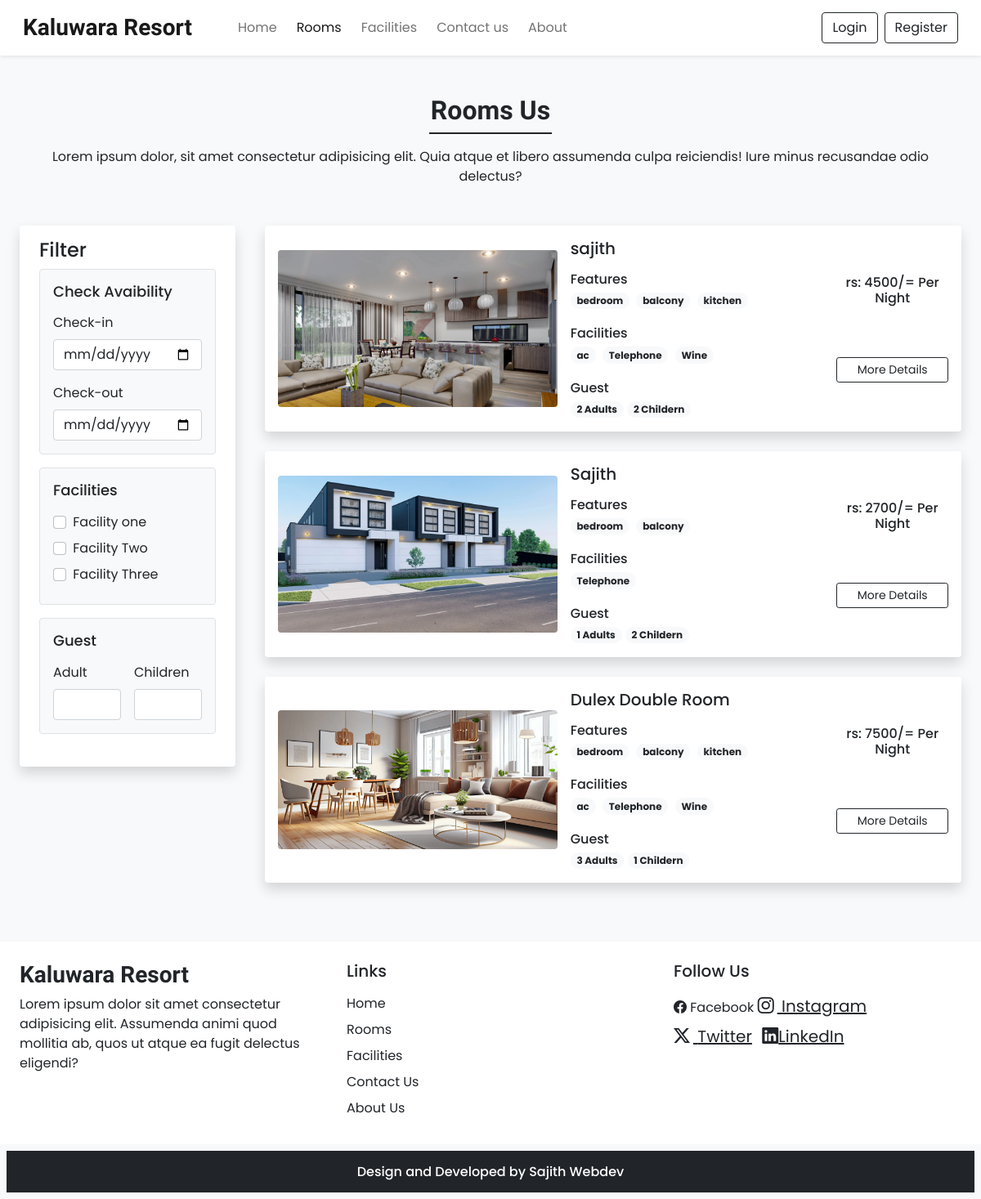
The page /rooms.php on the database its author committed.
### tables this page shows
CREATE TABLE `rooms` (
  `id` int(11) NOT NULL,
  `name` varchar(150) NOT NULL,
  `area` int(11) NOT NULL,
  `price` int(11) NOT NULL,
  `quantity` int(11) NOT NULL,
  `adult` int(11) NOT NULL,
  `children` int(11) NOT NULL,
  `description` varchar(350) NOT NULL,
  `status` tinyint(4) DEFAULT 1,
  `removed` int(11) NOT NULL DEFAULT 0
);

CREATE TABLE `room_images` (
  `sr_no` int(11) NOT NULL,
  `room_id` int(11) NOT NULL,
  `image` varchar(150) NOT NULL,
  `thumb` tinyint(4) NOT NULL DEFAULT 0
);

CREATE TABLE `feature` (
  `id` int(11) NOT NULL,
  `name` varchar(80) NOT NULL
);

CREATE TABLE `facilities` (
  `id` int(11) NOT NULL,
  `icon` varchar(100) NOT NULL,
  `name` varchar(100) NOT NULL,
  `description` varchar(255) NOT NULL
);

### Admin/inc/db_config.php (called while the page is built, shortened)
<?php
function select($sql , $values , $datatypes)
{
    $con = $GLOBALS['con'];
    if($stmt = mysqli_prepare($con, $sql))
    {
        mysqli_stmt_bind_param($stmt, $datatypes, ...$values);
        if(mysqli_stmt_execute($stmt)){
            $res = mysqli_stmt_get_result($stmt);
            return $res;
        }
        else{
            mysqli_stmt_close($stmt);
            die("Query cannot be executed ");
        }
    }else{
        die("Query preparation failed ");
    }
}
?>

### rooms.PHP (the view, shortened to what this page needs)
<!DOCTYPE html>
<html lang="en">
<head>
    <?php require('inc/links.php'); ?>
</head>
<body class="bg-light">
<?php require('inc/header.php'); ?>
<div class="my-5 px-4">
    <h2 class="fw-bold h-font text-center">Rooms Us</h2>
    <div class="h-line bg-dark"></div>
    <p class="text-center mt-3">Lorem ipsum dolor, sit amet consectetur adipisicing elit. Quia atque et
        libero assumenda culpa reiciendis! Iure minus recusandae odio delectus?</p>
</div>
<div class="container-fluid">
    <div class="row">
        <div class="col-lg-3 col-md-12 mb-lg-0 mb-4 ps-4">
          <nav class="navbar navbar-expand-lg navbar-light bg-white rounded shadow ">
              <div class="container-fluid flex-lg-column align-items-stretch">
                  <h4 class="mt-2">Filter</h4>
                  <div class="collapse navbar-collapse flex-column align-items-stretch mb-3" id="filterDropdawn">
                      <div class="border bg-light p-3 rounded mb-3">
                          <h5 class="mb-3" style="font-size: 18px;">Check Avaibility</h5>
                          <label  class="form-label" >Check-in</label>
                          <input type="date" class="form-control shadow-none mb-3" >
                          <label  class="form-label" >Check-out</label>
                          <input type="date" class="form-control shadow-none" >
                      </div>
                      <div class="border bg-light p-3 rounded mb-3">
                          <h5 class="mb-3" style="font-size: 18px;">Facilities</h5>
                          <div class="mb-2">
                              <input type="checkbox" id="f1" class="form-check-input me-1" >
                              <label  class="form-check-label" for="f1">Facility one</label>
                          </div>
                          <div class="mb-2">
                              <input type="checkbox" id="f2" class="form-check-input me-1" >
                              <label  class="form-check-label" for="f2">Facility Two</label>
                          </div>
                          <div class="mb-2">
                              <input type="checkbox" id="f3" class="form-check-input me-1" >
                              <label  class="form-check-label" for="f3">Facility Three</label>
                          </div>
                      </div>
                      <div class="border bg-light p-3 rounded mb-3">
                          <h5 class="mb-3" style="font-size: 18px;">Guest</h5>
                        <div class="d-flex">
                          <div class="me-3">
                              <label  class="form-label" >Adult</label>
                              <input type="number" class="form-control shadow-none" >
                          </div>
                          <div>
                              <label  class="form-label" >Children</label>
                              <input type="number" class="form-control shadow-none" >
                          </div>
                        </div>
                      </div>
                  </div>
              </div>
            </nav>
        </div>
        <div class="col-lg-9 col-md-12 px-4">
        <?php
          $room_res = select("SELECT * FROM `rooms` WHERE `status`=? AND `removed`=? ",[1,0],'ii');
          while($room_data = mysqli_fetch_assoc($room_res))
          {
            $fea_q = mysqli_query($con,"SELECT f.name FROM `feature` f
            INNER JOIN `room_features` rfea ON f.id = rfea.features_id
            WHERE rfea.room_id ='$room_data[id]'");
            $features_data = "";
            while($fea_row = mysqli_fetch_assoc($fea_q))
            {
              $features_data .="<span class='badge rounded-pill bg-light text-dark  text-wrap me-1 mb-1'>
               $fea_row[name]
              </span> ";
            }
              $fac_q = mysqli_query($con,"SELECT f.name FROM `facilities`f
              INNER JOIN `room_facilities` rfac ON f.id = rfac.facility_id
              WHERE rfac.room_id = '$room_data[id]'");
              $facilities_data = "";
              while($fac_row = mysqli_fetch_assoc($fac_q))
            {
              $facilities_data .="<span class='badge rounded-pill bg-light text-dark  text-wrap me-1 mb-1'>
               $fac_row[name]
              </span> ";
            }
            $room_thumb = ROOMS_IMG_PATH."thumbnail.jpg";
            $thumb_q = mysqli_query($con,"SELECT * FROM `room_images`
            WHERE `room_id`='$room_data[id]' AND `thumb`='1' ");
            if(mysqli_num_rows($thumb_q)>0)
            {
              $thumb_res = mysqli_fetch_assoc($thumb_q);
              $room_thumb = ROOMS_IMG_PATH.$thumb_res['image'];
            }
            echo<<<data
              <div class="card mb-4 border-0 shadow " >
                <div class="row g-0 p-3 align-items-center">
                  <div class="col-md-5 mb-lg-0 mb-md-0 mb-3">
                    <img src="$room_thumb" class="img-fluid rounded">
                  </div>
                  <div class="col-md-5 px-lg-3 px-mb-3 px-0">
                    <h5 class="mb-3">$room_data[name]</h5>
                     <div class="features mb-3">
                        <h6 class="mb-1">Features</h6>
                        $features_data
                      </div>
                      <div class="facilities mb-3">
                        <h6 class="mb-1">Facilities</h6>
                        $facilities_data
                      </div>
                      <div class="guests ">
                        <h6 class="mb-1">Guest</h6>
                        <span class="badge rounded-pill bg-light text-dark  text-wrap ">
                         $room_data[adult] Adults
                        </span>
                        <span class="badge rounded-pill bg-light text-dark  text-wrap ">
                         $room_data[children] Childern
                        </span>
                      </div>
                  </div>
                  <div class="col-md-2 mt-lg-0 nt-md-0 mt-4 text-center ">
                    <h6 class="mb-4">rs: $room_data[price]/= Per Night</h6>
                    <a href="#" class="btn btn-sm w-100 text-white custom-bg shadow-none mb-2">Book Now</a>
                    <a href="room_details.php?id=$room_data[id]" class="btn btn-sm w-100 btn-outline-dark shadow-none">More Details</a>
                  </div>
                </div>
              </div>
            data;
          }
        ?>
        </div>
    </div>
</div>
<?php require('inc/footer.php'); ?>
</body>
</html>

### inc/links.php (shortened to what this page needs)
<link rel="stylesheet" href="css/common.css">
<link href="https://cdn.jsdelivr.net/npm/bootstrap@5.0.2/dist/css/bootstrap.min.css" rel="stylesheet">
<link rel="stylesheet" href="https://cdn.jsdelivr.net/npm/bootstrap-icons@1.11.3/font/bootstrap-icons.min.css">

### inc/header.php (shortened to what this page needs)
<?php
      require('admin/inc/db_config.php');
      $contact_q = "SELECT * FROM `contact_details` WHERE `sr_no`=?";
      $values = [1];
      $contact_r = mysqli_fetch_assoc(select($contact_q,$values,'i'));
?>
<nav id="nav-bar" class="navbar navbar-expand-lg navbar-light bg-white px-lg-3 py-lg-2 shadow-sm sticky-top">
  <div class="container-fluid">
    <a class="navbar-brand me-5 fw-bold fs-3 h-font" href="index.php">Kaluwara Resort</a>
    <div class="collapse navbar-collapse" id="navbarSupportedContent">
      <ul class="navbar-nav me-auto mb-2 mb-lg-0">
        <li class="nav-item">
          <a class="nav-link  me-2"  href="index.php">Home</a>
        </li>
        <li class="nav-item">
          <a class="nav-link  me-2" href="rooms.php">Rooms</a>
        </li>
        <li class="nav-item">
          <a class="nav-link me-2" href="facilities.php">Facilities</a>
        </li>
        <li class="nav-item">
          <a class="nav-link me-2" href="contact.php">Contact us</a>
        </li>
        <li class="nav-item">
          <a class="nav-link me-2" href="about.php">About</a>
        </li>
      </ul>
      <div class="d-flex">
        <button type="button" class="btn btn-outline-dark shadow-none me-lg-2 me-2" data-bs-toggle="modal" data-bs-target="#loginModal">
        Login
        </button>
        <button type="button" class="btn btn-outline-dark shadow-none " data-bs-toggle="modal" data-bs-target="#registerModal">
        Register
        </button>
    </div>
    </div>
  </div>
</nav>

### inc/footer.php (shortened to what this page needs)
<div class="container-fluid bg-white mt-5">
  <div class="row">
    <div class="col-lg-4 p-4">
     <h3 class="h-font fw-bold fs-3 mb-2">Kaluwara Resort</h3>
     <p>Lorem ipsum dolor sit amet consectetur adipisicing elit.
      Assumenda animi quod mollitia ab,
       quos ut atque ea fugit delectus eligendi?
      </p>
    </div>
    <div class="col-lg-4 p-4">
    <h5 class="mb-3">Links</h5>
    <a href="index.php" class="d-inline-block mb-2 text-dark text-decoration-none">Home</a><br>
    <a href="rooms.php" class="d-inline-block mb-2 text-dark text-decoration-none">Rooms</a><br>
    <a href="facilities.php" class="d-inline-block mb-2 text-dark text-decoration-none">Facilities</a><br>
    <a href="contact.php" class="d-inline-block mb-2 text-dark text-decoration-none">Contact Us</a><br>
    <a href="about.php" class="d-inline-block mb-2 text-dark text-decoration-none">About Us</a>
    </div>
    <div class="col-lg-4 p-4">
      <h5 class="mb-3">Follow Us</h5>
      <a href="<?php echo $contact_r['fb'] ?>" class="d-inline-block mb-2 text-dark text-decoration-none mb-2">
      <i class="bi bi-facebook"></i>  Facebook
    </a>
    <?php
       if($contact_r['insta']!=''){
          echo <<<data
             <a href="contact_r[insta]" class="d-inline-block text-dark fs-5 me-2">
                <i class="bi bi-instagram me-1"></i> Instagram
             </a>
           data;
       }
      ?>
      <?php
       if($contact_r['twit']!=''){
          echo <<<data
             <a href="contact_r[twit]" class="d-inline-block text-dark fs-5 me-2">
                <i class="bi bi-twitter-x me-1"></i> Twitter
             </a>
           data;
       }
      ?>
      <?php
       if($contact_r['linked_in']!=''){
          echo <<<data
             <a href="contact_r[linked_in]" class="d-inline-block text-dark fs-5 me-2">
                  <i class="bi bi-linkedin"></i></i>LinkedIn
             </a>
           data;
       }
      ?>
    </div>
  </div>
</div>
<h6 class="text-center bg-dark text-white p-3 m-2">Design and Developed by Sajith Webdev</h6>

### css/common.css (style rules this page uses)
:root { --teal: #2ec1ac; --teal_hover: #0aac93; }
* { font-family: "Poppins", sans-serif; }
.h-font { font-family: "Merienda", cursive; }
input[type=number] { -moz-appearance: textfield; }
.custom-bg { background-color: var(--teal); border: 1px solid var(--teal); }
.h-line { width: 150px; margin: 0 auto; height: 1.7px; }

### rows shown on the page
rooms: room_images.image (picture), name "sajith", adult "2", children "2", price "4500"
feature: name "bedroom"
feature: name "balcony"
feature: name "kitchen"
facilities: name "ac"
facilities: name "Telephone"
facilities: name "Wine"
rooms: room_images.image (picture), name "Sajith", adult "1", children "2", price "2700"
rooms: room_images.image (picture), name "Dulex Double Room", adult "3", children "1", price "7500"
